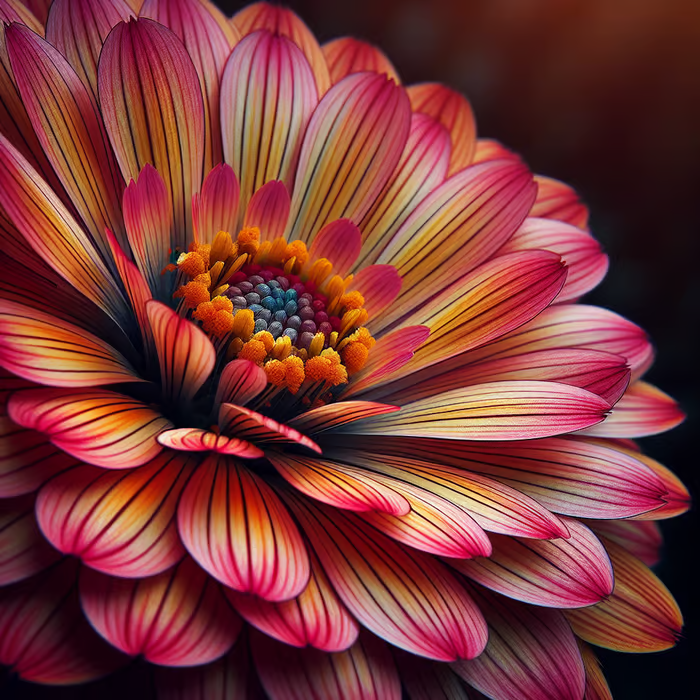
#> input picture H-Linear_Algebra/TASK/image/flower.png, 700 x 700 px
$ jupyter execute task3_image_rank.ipynb
#> lines starting #> are read from the running program, lines starting #| are printed output that depends on the picture; long printed decimals are rounded
[cell 1]
#import
import numpy as np
import matplotlib.pyplot as plt
from PIL import Image

[cell 2]
# Load image
image_path="./image/forest.png"
image_path="./image/flower.png"
image = Image.open(image_path)
#> image is the input picture: PIL image 700x700 RGB; mean R, G, B 123.8, 57, 56.1
image_gray = image.convert("L")
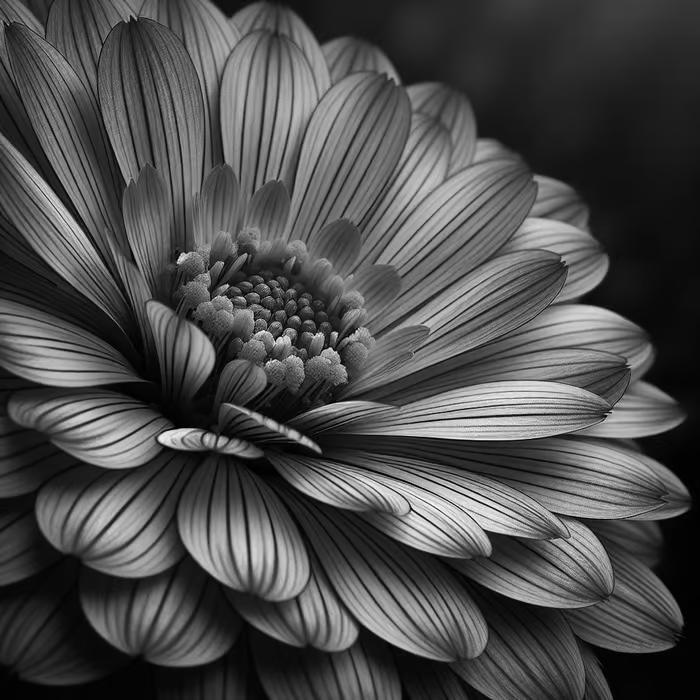
#> image_gray: PIL image 700x700 L; min 0, max 253, mean 76.9

# Convert the image to the nupy array
image_array = np.array(image_gray)

# Perform singular Value Decomposition
U, S, V = np.linalg.svd(image_gray)
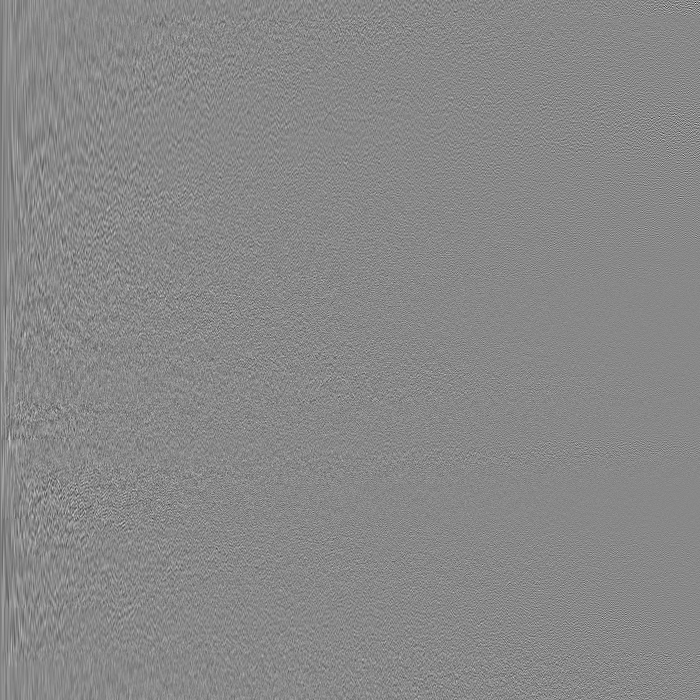
#> U: shape (700, 700) float64; min -0.391, max 0.339, mean -2.45e-05; drawn with min black and max white
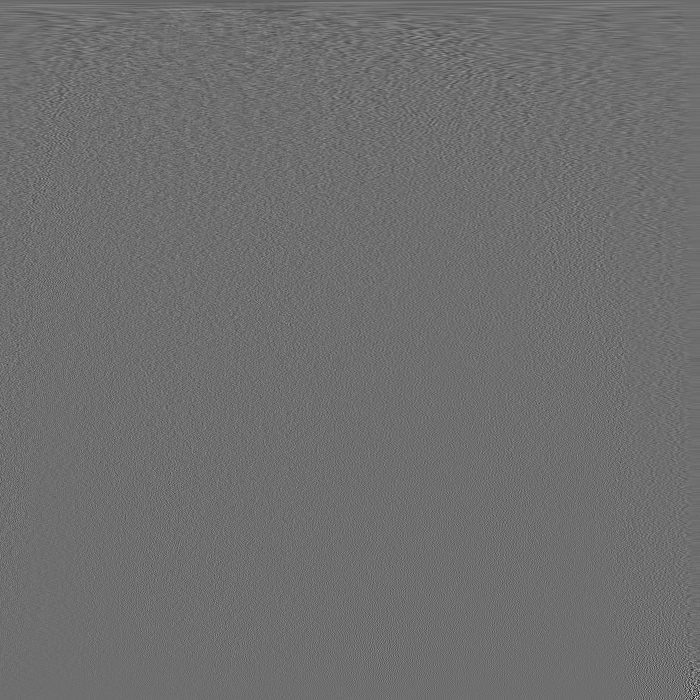
#> V: shape (700, 700) float64; min -0.476, max 0.616, mean -2.13e-05; drawn with min black and max white
#> S = 700 values, max 56924.6 at index 0, min 0.0199 at index 699, mean 562.1

# Set the rank for the low-rank appriximation
rank = 50

# Reconstrcut the image with rank approximation
approximation = np.dot(U[:, :rank], np.dot(np.diag(S[:rank]), V[:rank, :]))
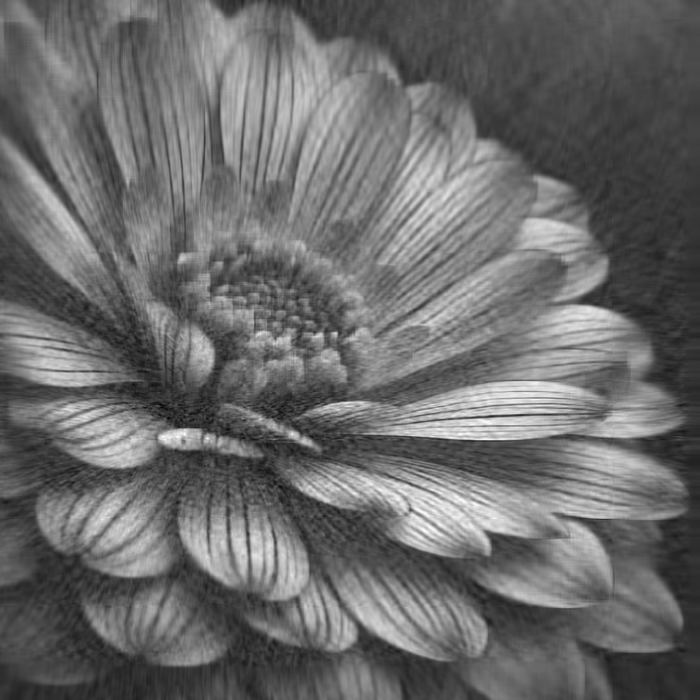
#> approximation: shape (700, 700) float64; min -51, max 253, mean 76.9; drawn with min black and max white

[cell 3]
# Original image
plt.figure(figsize=(10, 5))
plt.subplot(1, 2, 1)
plt.imshow(image_array, cmap='gray')
plt.title('Original')
plt.axis('off')

plt.subplot(1, 2, 2)
plt.imshow(approximation, cmap='gray')
plt.title('Approximation')
plt.axis('off')

plt.show()

[cell 4]
# Compare difference
diff  = image_array-approximation
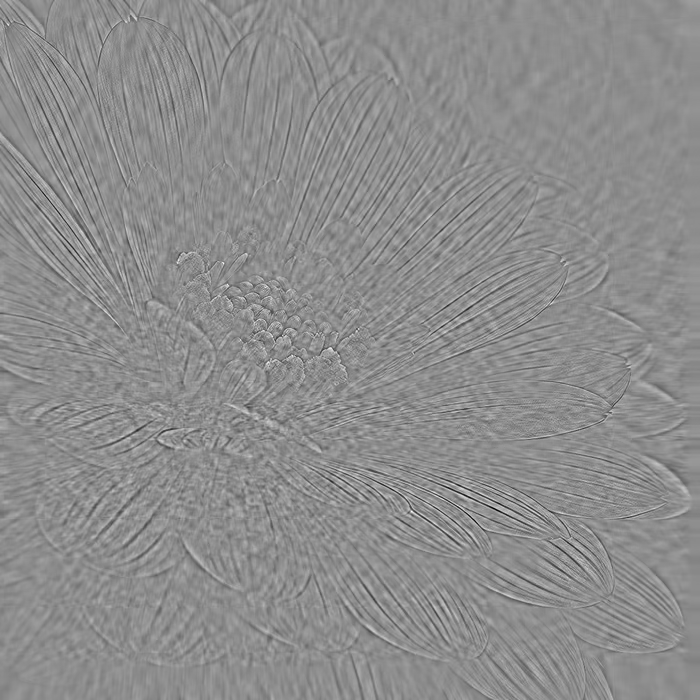
#> diff: shape (700, 700) float64; min -158.7, max 127.5, mean 0; drawn with min black and max white
error = np.linalg.norm(diff, 2)
#> error = 1530.5
print(f"error\t : {error}")
#| error	 : 1530.489
sigma_k1 = S[rank]
#> sigma_k1 = 1530.5
print(f"sigma_k1 : {sigma_k1}")
#| sigma_k1 : 1530.489
